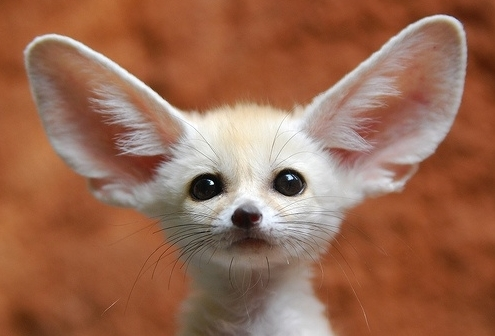
//> input picture Week3/Assignment2/input.jpg, 495 x 336 px
$ ./hist_matching   (built with g++ and OpenCV 4)
//> lines starting //> are read from the running program, lines starting //| are printed output that depends on the picture
#include "hist_func.h"
#include "plot.h"

void hist_eq(Mat &input, Mat &equalized, G *trans_func, float *CDF);
void inverse_func(G* trans_func, G* inversed_trans_func);
void combine_func(Mat& input, Mat& matched, G* trans_func, G* inversed_trans_func, G* trans_func_mt);


int main() {

	Mat input = imread("input.jpg", CV_LOAD_IMAGE_COLOR);
//> input is the input picture: 336 rows x 495 cols, CV_8UC3; mean B, G, R 81.4, 105.2, 153.6
	Mat reference = imread("reference.jpg", CV_LOAD_IMAGE_COLOR);
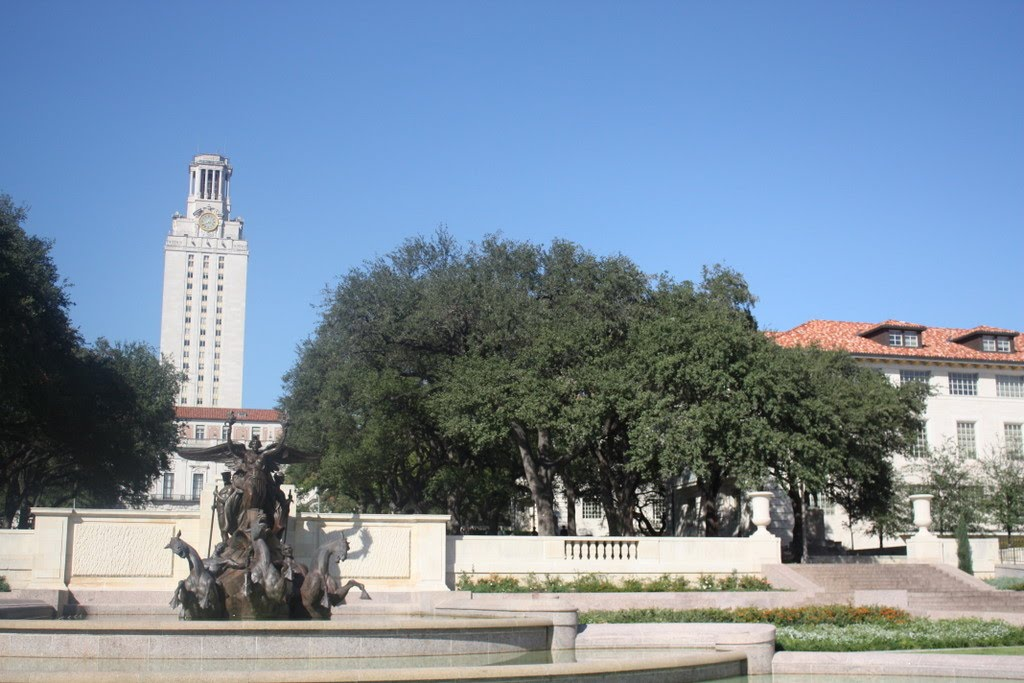
//> input picture Week3/Assignment2/reference.jpg, 1024 x 683 px
//> reference is the input picture: 683 rows x 1024 cols, CV_8UC3; mean B, G, R 159.1, 140, 121.8
	Mat input_gray;
	Mat refer_gray;

	cvtColor(input, input_gray, CV_RGB2GRAY);
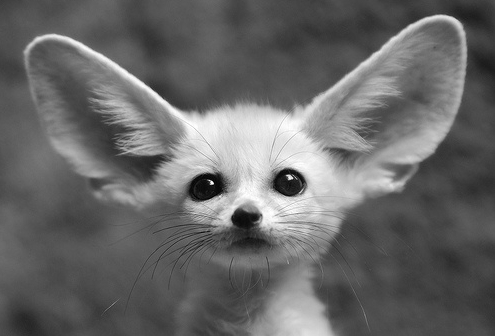
//> input_gray: 336 rows x 495 cols, CV_8UC1; min 0, max 255, mean 103.6
	cvtColor(reference, refer_gray, CV_RGB2GRAY);
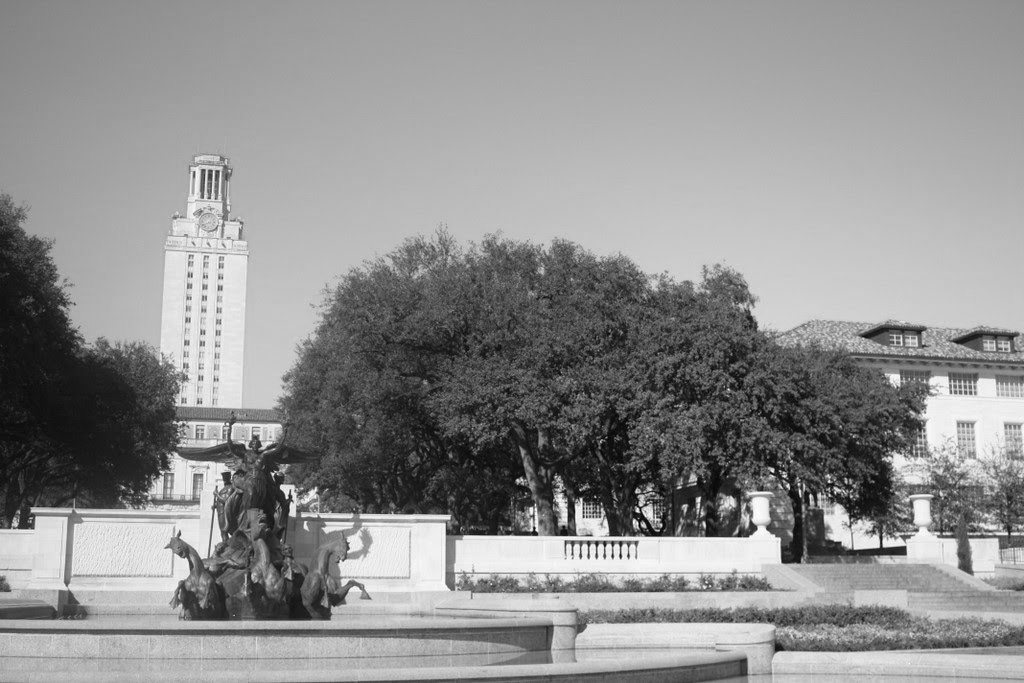
//> refer_gray: 683 rows x 1024 cols, CV_8UC1; min 1, max 255, mean 143.6

	Mat equalized_T = input_gray.clone();
	Mat equalized_G = refer_gray.clone();
	Mat matched = input_gray.clone();


	// PDF or transfer function txt files
	FILE *f_PDF;
	FILE * f_matched_PDF_gray;
	FILE *f_trans_func_mt;
	FILE* f_trans_func_eq_G;
	FILE* f_trans_func_eq_Gi;

//> (the run ends here: the program needs code that is not available in this run, at `float* input_PDF = cal_PDF(input_gray);`)
